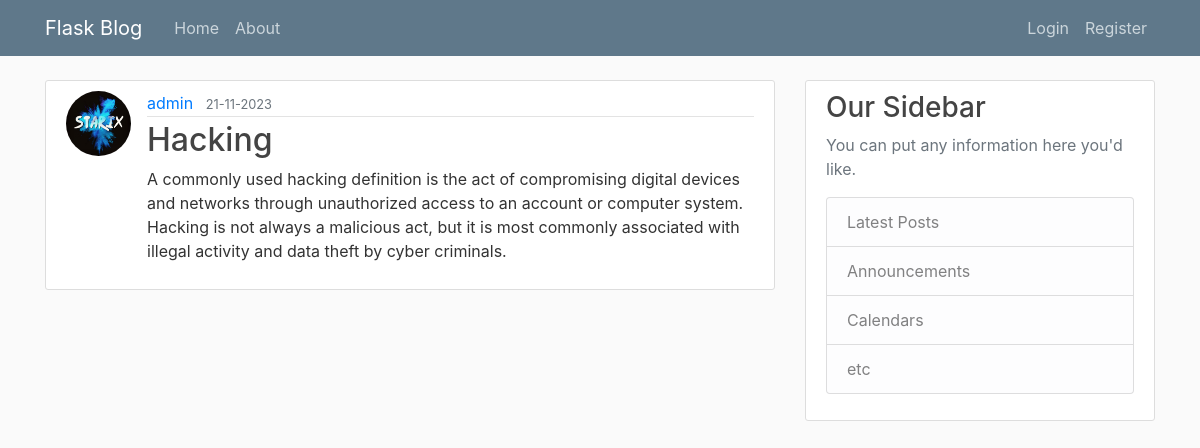
Page /home on the earlier database version.
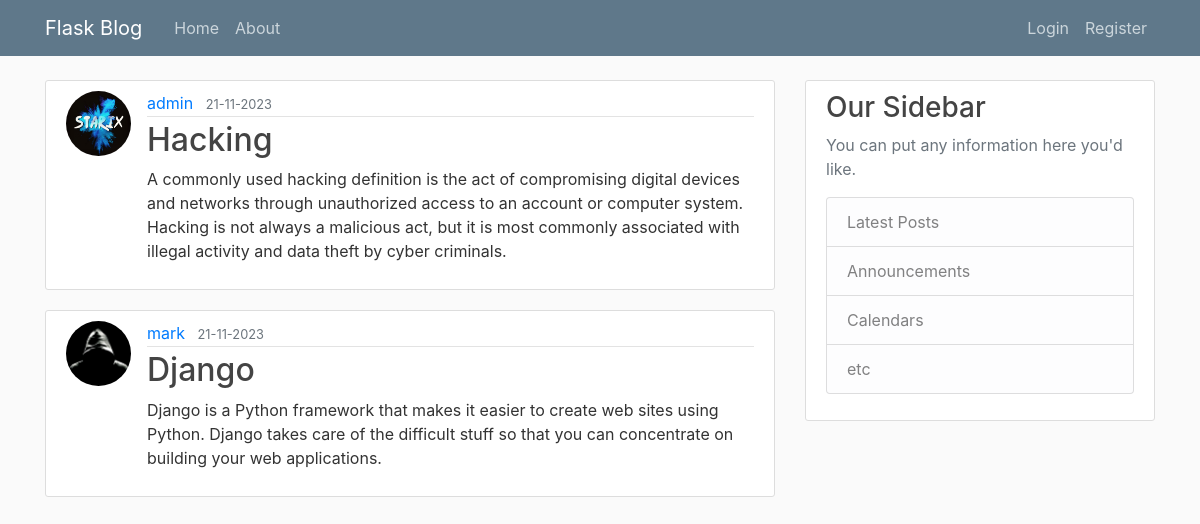
Same page on the later database version.
### flaskblog/models.py (models this page shows, shortened)
class Post(db.Model):
    id = db.Column(db.Integer, primary_key=True)
    title = db.Column(db.String(100), nullable=False)
    date_posted = db.Column(db.DateTime, nullable=False, default=datetime.utcnow)
    content = db.Column(db.Text, nullable=False)
    user_id = db.Column(db.Integer, db.ForeignKey("user.id"), nullable=True)

class User(db.Model, UserMixin):
    id = db.Column(db.Integer, primary_key=True)
    username = db.Column(db.String(20), unique=True, nullable=False)
    email = db.Column(db.String(120), unique=True, nullable=False)
    image_file = db.Column(db.String(20), nullable=False, default="default.jpg")
    password = db.Column(db.String(60), nullable=False)
    post = db.relationship("Post", backref="author", lazy=True)

### flaskblog/routes.py (the view)
@app.route("/")
@app.route("/home")
def home():
    post = Post.query.all()
    return render_template("home.html", posts=post)

### flaskblog/templates/home.html
{% extends "base.html" %}
{% block content %}
{% for post in posts %}
<article class="media content-section">
    <img class="rounded-circle article-img"
        src="{{ url_for('static', filename='profile_pics/' + post.author.image_file) }}">
    <div class="media-body">
        <div class="article-metadata">
            <a class="mr-2" href="#">{{ post.author.username }}</a>
            <small class="text-muted">{{ post.date_posted.strftime('%d-%m-%Y') }}</small>
        </div>
        <h2><a class="article-title" href="#">{{ post.title }}</a></h2>
        <p class="article-content">{{ post.content }}</p>
    </div>
</article>
{% endfor %}
{% endblock content %}

### flaskblog/templates/base.html (shortened to what this page needs)
<!DOCTYPE html>
<html lang="en">
<head>
    <link rel="stylesheet" href="https://maxcdn.bootstrapcdn.com/bootstrap/4.0.0/css/bootstrap.min.css"
>
    <link rel="stylesheet" type="text/css" href="{{ url_for('static', filename='main.css') }}">
</head>
<body>
    <header class="site-header">
        <nav class="navbar navbar-expand-md navbar-dark bg-steel fixed-top">
            <div class="container">
                <a class="navbar-brand mr-4" href="/">Flask Blog</a>
                <div class="collapse navbar-collapse" id="navbarToggle">
                    <div class="navbar-nav mr-auto">
                        <a class="nav-item nav-link" href="{{ url_for('home') }}">Home</a>
                        <a class="nav-item nav-link" href="{{ url_for('about') }}">About</a>
                    </div>
                    <div class="navbar-nav">
                        {% if current_user.is_authenticated %}
                        <a class="nav-item nav-link" href="{{ url_for('new_post') }}">New Post</a>
                        <a class="nav-item nav-link" href="{{ url_for('account') }}">Account</a>
                        <a class="nav-item nav-link" href="{{ url_for('logout') }}">Logout</a>
                        {% else %}
                        <a class="nav-item nav-link" href="{{ url_for('login') }}">Login</a>
                        <a class="nav-item nav-link" href="{{ url_for('register') }}">Register</a>
                        {% endif %}
                    </div>
                </div>
            </div>
        </nav>
    </header>
    <main role="main" class="container">
        <div class="row">
            <div class="col-md-8">
                {% block content %}{% endblock %}
            </div>
            <div class="col-md-4">
                <div class="content-section">
                    <h3>Our Sidebar</h3>
                    <p class='text-muted'>You can put any information here you'd like.
                    <ul class="list-group">
                        <li class="list-group-item list-group-item-light">Latest Posts</li>
                        <li class="list-group-item list-group-item-light">Announcements</li>
                        <li class="list-group-item list-group-item-light">Calendars</li>
                        <li class="list-group-item list-group-item-light">etc</li>
                    </ul>
                    </p>
                </div>
            </div>
        </div>
    </main>
</body>
</html>

### flaskblog/static/main.css (style rules this page uses)
body { background: #fafafa; color: #333333; margin-top: 5rem; }
h1, h2, h3, h4, h5, h6 { color: #444444; }
.bg-steel { background-color: #5f788a; }
.site-header .navbar-nav .nav-link { color: #cbd5db; }
.content-section { background: #ffffff; padding: 10px 20px; border: 1px solid #dddddd; border-radius: 3px; margin-bottom: 20px; }
.article-title { color: #444444; }
.article-content { white-space: pre-line; }
.article-img { height: 65px; width: 65px; margin-right: 16px; }
.article-metadata { padding-bottom: 1px; margin-bottom: 4px; border-bottom: 1px solid #e3e3e3 }

Differences in the rows shown:
added Post: image_file (placeholder picture), author.username "mark", date_posted "21-11-2023", title "Django", content "Django is a Python framework that makes it easier to create web sites using Python. Django takes care of the difficult stuff so that you can concentrate on building your web applications."
